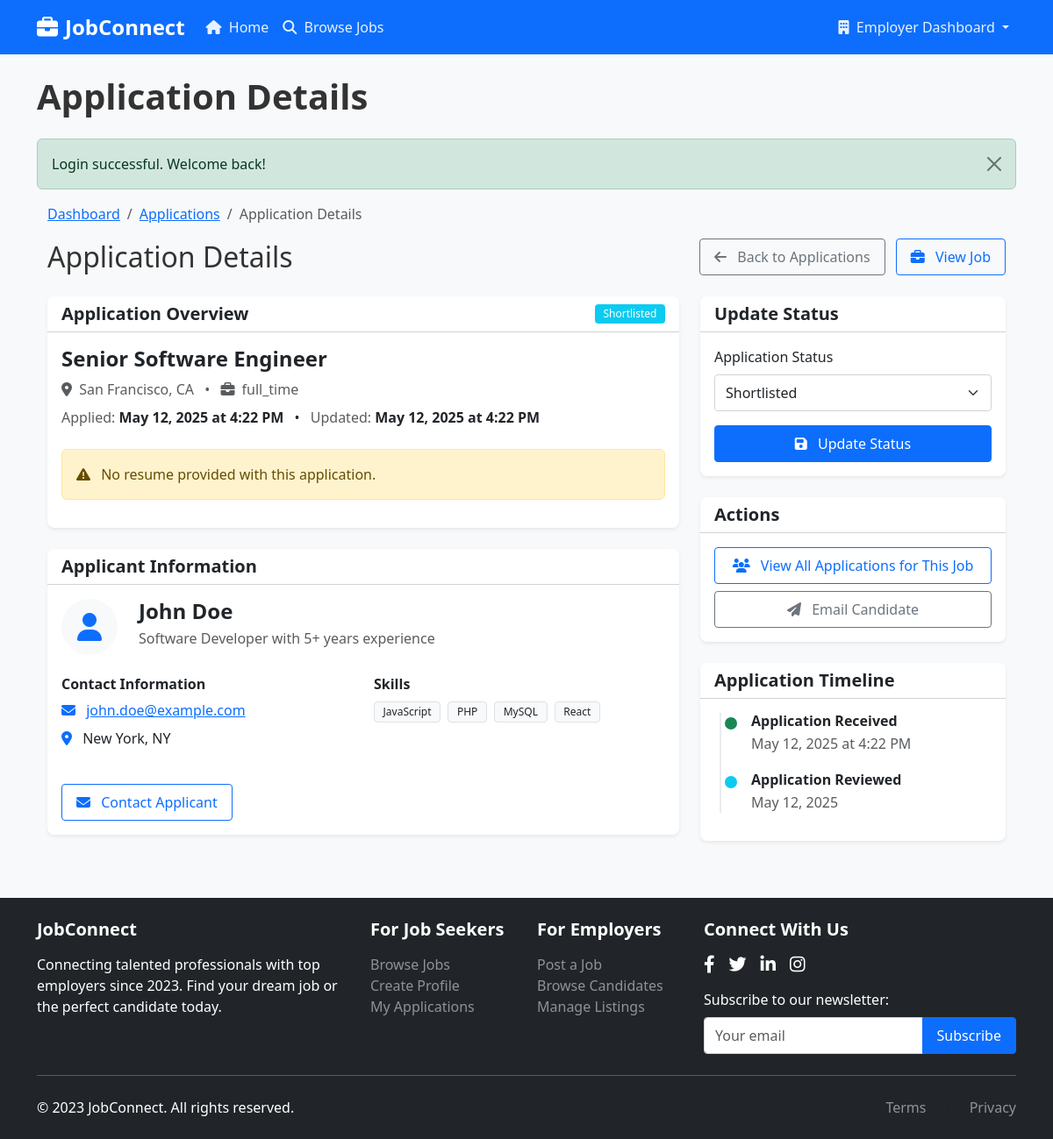
Screenshot of /employer/view-application.php?id=1 (signed in) with the database file from the repository.
### tables this page shows
CREATE TABLE IF NOT EXISTS `applications` (
  `id` int(11) NOT NULL AUTO_INCREMENT,
  `job_id` int(11) NOT NULL,
  `jobseeker_id` int(11) NOT NULL,
  `cover_letter` text DEFAULT NULL,
  `resume` varchar(255) DEFAULT NULL,
  `status` enum('pending','reviewed','shortlisted','rejected','interviewed','offered','hired','withdrawn') NOT NULL DEFAULT 'pending',
  `created_at` timestamp NOT NULL DEFAULT CURRENT_TIMESTAMP,
  `updated_at` timestamp NOT NULL DEFAULT CURRENT_TIMESTAMP ON UPDATE CURRENT_TIMESTAMP,
  PRIMARY KEY (`id`),
  KEY `job_id` (`job_id`),
  KEY `jobseeker_id` (`jobseeker_id`),
  CONSTRAINT `applications_ibfk_1` FOREIGN KEY (`job_id`) REFERENCES `jobs` (`id`) ON DELETE CASCADE,
  CONSTRAINT `applications_ibfk_2` FOREIGN KEY (`jobseeker_id`) REFERENCES `jobseekers` (`id`) ON DELETE CASCADE
);

CREATE TABLE IF NOT EXISTS `jobs` (
  `id` int(11) NOT NULL AUTO_INCREMENT,
  `employer_id` int(11) NOT NULL,
  `title` varchar(255) NOT NULL,
  `location` varchar(255) DEFAULT NULL,
  `job_type` varchar(50) DEFAULT NULL,
  `category` varchar(100) DEFAULT NULL,
  `description` text NOT NULL,
  `requirements` text DEFAULT NULL,
  `responsibilities` text DEFAULT NULL,
  `salary_min` decimal(10,2) DEFAULT NULL,
  `salary_max` decimal(10,2) DEFAULT NULL,
  `salary_period` varchar(20) DEFAULT NULL,
  `benefits` text DEFAULT NULL,
  `application_url` varchar(255) DEFAULT NULL,
  `featured` tinyint(1) NOT NULL DEFAULT 0,
  `status` enum('draft','active','expired','closed') NOT NULL DEFAULT 'active',
  `created_at` timestamp NOT NULL DEFAULT CURRENT_TIMESTAMP,
  `updated_at` timestamp NOT NULL DEFAULT CURRENT_TIMESTAMP ON UPDATE CURRENT_TIMESTAMP,
  `expires_at` datetime NOT NULL,
  PRIMARY KEY (`id`),
  KEY `employer_id` (`employer_id`),
  CONSTRAINT `jobs_ibfk_1` FOREIGN KEY (`employer_id`) REFERENCES `employers` (`id`) ON DELETE CASCADE
);

CREATE TABLE IF NOT EXISTS `jobseekers` (
  `id` int(11) NOT NULL AUTO_INCREMENT,
  `first_name` varchar(100) NOT NULL,
  `last_name` varchar(100) NOT NULL,
  `email` varchar(255) NOT NULL,
  `password` varchar(255) NOT NULL,
  `phone` varchar(20) DEFAULT NULL,
  `location` varchar(255) DEFAULT NULL,
  `resume` varchar(255) DEFAULT NULL,
  `profile_pic` varchar(255) DEFAULT NULL,
  `headline` varchar(255) DEFAULT NULL,
  `summary` text DEFAULT NULL,
  `skills` text DEFAULT NULL,
  `experience_years` int(2) DEFAULT NULL,
  `education_level` varchar(100) DEFAULT NULL,
  `current_position` varchar(255) DEFAULT NULL,
  `current_company` varchar(255) DEFAULT NULL,
  `remember_token` varchar(64) DEFAULT NULL,
  `token_expires` datetime DEFAULT NULL,
  `created_at` timestamp NOT NULL DEFAULT CURRENT_TIMESTAMP,
  `updated_at` timestamp NOT NULL DEFAULT CURRENT_TIMESTAMP ON UPDATE CURRENT_TIMESTAMP,
  PRIMARY KEY (`id`),
  UNIQUE KEY `email` (`email`)
);

### includes/functions.php (called while the page is built, shortened)
<?php
function formatDate($date, $format = 'M j, Y') {
    $timestamp = strtotime($date);
    return date($format, $timestamp);
}
function getEmploymentTypes() {
    return [
        'full-time' => 'Full-Time',
        'part-time' => 'Part-Time',
        'contract' => 'Contract',
        'temporary' => 'Temporary',
        'internship' => 'Internship',
        'remote' => 'Remote',
        'freelance' => 'Freelance'
    ];
}
?>

### employer/view-application.php (the view, shortened to what this page needs)
<?php
require_once '../config/db.php';
require_once '../includes/functions.php';
$application_id = isset($_GET['id']) ? intval($_GET['id']) : 0;
$query = "SELECT a.*, j.title as job_title, j.location as job_location, j.job_type,
                 j.id as job_id, j.employer_id,
                 js.id as jobseeker_id,
                 CONCAT(js.first_name, ' ', js.last_name) as applicant_name,
                 js.email as applicant_email, js.phone as applicant_phone,
                 js.location as applicant_location, js.headline as applicant_headline,
                 js.profile_pic, js.resume as jobseeker_resume, js.skills
          FROM applications a
          JOIN jobs j ON a.job_id = j.id
          JOIN jobseekers js ON a.jobseeker_id = js.id
          WHERE a.id = ? AND j.employer_id = ?";
$stmt = $conn->prepare($query);
$stmt->bind_param("ii", $application_id, $_SESSION['user_id']);
$stmt->execute();
$result = $stmt->get_result();
$application = $result->fetch_assoc();
include_once '../includes/header.php';
?>
<div class="container mb-5">
    <nav aria-label="breadcrumb" class="mb-3">
        <ol class="breadcrumb">
            <li class="breadcrumb-item"><a href="dashboard.php">Dashboard</a></li>
            <li class="breadcrumb-item"><a href="applications.php">Applications</a></li>
            <li class="breadcrumb-item active" aria-current="page">Application Details</li>
        </ol>
    </nav>
    <div class="d-flex justify-content-between align-items-center mb-4">
        <h1 class="h2 mb-0">Application Details</h1>
        <div>
            <a href="applications.php" class="btn btn-outline-secondary me-2">
                <i class="fas fa-arrow-left me-2"></i> Back to Applications
            </a>
            <a href="../job-details.php?id=<?php echo $application['job_id']; ?>" class="btn btn-outline-primary">
                <i class="fas fa-briefcase me-2"></i> View Job
            </a>
        </div>
    </div>
    <div class="row">
        <div class="col-lg-8 mb-4">
            <div class="card border-0 shadow-sm mb-4">
                <div class="card-header bg-white">
                    <div class="d-flex justify-content-between align-items-center">
                        <h5 class="mb-0">Application Overview</h5>
                        <span class="badge <?php echo getStatusBadgeClass($application['status']); ?>">
                            <?php echo ucfirst($application['status']); ?>
                        </span>
                    </div>
                </div>
                <div class="card-body">
                    <div class="mb-4">
                        <h4><?php echo htmlspecialchars($application['job_title']); ?></h4>
                        <div class="text-muted mb-2">
                            <?php if($application['job_location']): ?>
                                <i class="fas fa-map-marker-alt me-1"></i> <?php echo htmlspecialchars($application['job_location']); ?>
                            <?php endif; ?>
                            <?php if($application['job_type']): ?>
                                <span class="mx-2">•</span>
                                <i class="fas fa-briefcase me-1"></i>
                                <?php echo htmlspecialchars(isset(getEmploymentTypes()[$application['job_type']]) ? getEmploymentTypes()[$application['job_type']] : $application['job_type']); ?>
                            <?php endif; ?>
                        </div>
                        <div>
                            <span class="text-muted">Applied: </span>
                            <strong><?php echo formatDate($application['created_at'], 'F j, Y \a\t g:i A'); ?></strong>
                            <span class="mx-2">•</span>
                            <span class="text-muted">Updated: </span>
                            <strong><?php echo formatDate($application['updated_at'], 'F j, Y \a\t g:i A'); ?></strong>
                        </div>
                    </div>
                    <?php if($application['resume']): ?>
                        <div>
                            <h5>Resume</h5>
                            <div class="d-flex align-items-center">
                                <i class="far fa-file-pdf fa-2x text-danger me-3"></i>
                                <div>
                                    <div><?php echo htmlspecialchars($application['resume']); ?></div>
                                    <div class="mt-2">
                                        <a href="/assets/uploads/resumes/<?php echo htmlspecialchars($application['resume']); ?>" target="_blank" class="btn btn-sm btn-outline-primary me-2">
                                            <i class="fas fa-eye me-1"></i> View Resume
                                        </a>
                                        <a href="/assets/uploads/resumes/<?php echo htmlspecialchars($application['resume']); ?>" download class="btn btn-sm btn-outline-secondary">
                                            <i class="fas fa-download me-1"></i> Download
                                        </a>
                                    </div>
                                </div>
                            </div>
                        </div>
                    <?php else: ?>
                        <div class="alert alert-warning">
                            <i class="fas fa-exclamation-triangle me-2"></i> No resume provided with this application.
                        </div>
                    <?php endif; ?>
                </div>
            </div>
            <div class="card border-0 shadow-sm">
                <div class="card-header bg-white">
                    <h5 class="mb-0">Applicant Information</h5>
                </div>
                <div class="card-body">
                    <div class="d-flex mb-4">
                        <div class="me-3">
                            <div class="avatar bg-light rounded-circle text-center me-2" style="width: 64px; height: 64px; line-height: 64px;">
                                <?php if($application['profile_pic']): ?>
                                    <img src="/assets/uploads/profile/<?php echo htmlspecialchars($application['profile_pic']); ?>" alt="Profile picture" class="rounded-circle img-fluid">
                                <?php else: ?>
                                    <i class="fas fa-user fa-2x text-primary" style="line-height: 64px;"></i>
                                <?php endif; ?>
                            </div>
                        </div>
                        <div>
                            <h4 class="mb-1"><?php echo htmlspecialchars($application['applicant_name']); ?></h4>
                            <?php if($application['applicant_headline']): ?>
                                <p class="text-muted mb-0"><?php echo htmlspecialchars($application['applicant_headline']); ?></p>
                            <?php endif; ?>
                        </div>
                    </div>
                    <div class="row mb-4">
                        <div class="col-md-6">
                            <h6>Contact Information</h6>
                            <ul class="list-unstyled">
                                <li class="mb-2">
                                    <i class="fas fa-envelope text-primary me-2"></i>
                                    <a href="mailto:<?php echo htmlspecialchars($application['applicant_email']); ?>">
                                        <?php echo htmlspecialchars($application['applicant_email']); ?>
                                    </a>
                                </li>
                                <?php if($application['applicant_location']): ?>
                                    <li>
                                        <i class="fas fa-map-marker-alt text-primary me-2"></i>
                                        <?php echo htmlspecialchars($application['applicant_location']); ?>
                                    </li>
                                <?php endif; ?>
                            </ul>
                        </div>
                        <?php if($application['skills']): ?>
                            <div class="col-md-6">
                                <h6>Skills</h6>
                                <div>
                                    <?php
                                    $skills = explode(',', $application['skills']);
                                    foreach($skills as $skill):
                                        $skill = trim($skill);
                                        if(!empty($skill)):
                                    ?>
                                        <span class="badge bg-light text-dark border me-1 mb-1"><?php echo htmlspecialchars($skill); ?></span>
                                    <?php
                                        endif;
                                    endforeach;
                                    ?>
                                </div>
                            </div>
                        <?php endif; ?>
                    </div>
                    <a href="mailto:<?php echo htmlspecialchars($application['applicant_email']); ?>" class="btn btn-outline-primary me-2">
                        <i class="fas fa-envelope me-2"></i> Contact Applicant
                    </a>
                </div>
            </div>
        </div>
        <div class="col-lg-4">
            <div class="card border-0 shadow-sm mb-4">
                <div class="card-header bg-white">
                    <h5 class="mb-0">Update Status</h5>
                </div>
                <div class="card-body">
                    <form action="<?php echo htmlspecialchars($_SERVER["PHP_SELF"] . "?id=" . $application_id); ?>" method="post">
                        <div class="mb-3">
                            <label for="status" class="form-label">Application Status</label>
                            <select class="form-select" id="status" name="status">
                                <option value="shortlisted" <?php echo $application['status'] == 'shortlisted' ? 'selected' : ''; ?>>Shortlisted</option>
                            </select>
                        </div>
                        <div class="d-grid">
                            <button type="submit" class="btn btn-primary">
                                <i class="fas fa-save me-2"></i> Update Status
                            </button>
                        </div>
                    </form>
                </div>
            </div>
            <div class="card border-0 shadow-sm mb-4">
                <div class="card-header bg-white">
                    <h5 class="mb-0">Actions</h5>
                </div>
                <div class="card-body">
                    <div class="d-grid gap-2">
                        <a href="applications.php?job_id=<?php echo $application['job_id']; ?>" class="btn btn-outline-primary">
                            <i class="fas fa-users me-2"></i> View All Applications for This Job
                        </a>
                        <a href="mailto:<?php echo htmlspecialchars($application['applicant_email']); ?>?subject=Regarding your application for <?php echo urlencode($application['job_title']); ?>" class="btn btn-outline-secondary">
                            <i class="fas fa-paper-plane me-2"></i> Email Candidate
                        </a>
                    </div>
                </div>
            </div>
            <div class="card border-0 shadow-sm">
                <div class="card-header bg-white">
                    <h5 class="mb-0">Application Timeline</h5>
                </div>
                <div class="card-body">
                    <ul class="list-unstyled timeline">
                        <li class="timeline-item">
                            <div class="timeline-marker bg-success"></div>
                            <div class="timeline-content">
                                <h6 class="mb-1">Application Received</h6>
                                <p class="text-muted mb-0"><?php echo formatDate($application['created_at'], 'F j, Y \a\t g:i A'); ?></p>
                            </div>
                        </li>
                        <?php if($application['status'] != 'pending'): ?>
                            <li class="timeline-item">
                                <div class="timeline-marker bg-info"></div>
                                <div class="timeline-content">
                                    <h6 class="mb-1">Application Reviewed</h6>
                                    <p class="text-muted mb-0"><?php echo formatDate($application['updated_at'], 'F j, Y'); ?></p>
                                </div>
                            </li>
                        <?php endif; ?>
                    </ul>
                </div>
            </div>
        </div>
    </div>
</div>
<?php
function getStatusBadgeClass($status) {
    $status_badges = [
        'pending' => 'bg-warning text-dark',
        'reviewed' => 'bg-info text-dark',
        'shortlisted' => 'bg-info',
        'interviewed' => 'bg-primary',
        'offered' => 'bg-success',
        'hired' => 'bg-success',
        'rejected' => 'bg-danger'
    ];
    return isset($status_badges[$status]) ? $status_badges[$status] : 'bg-secondary';
}
include_once '../includes/footer.php';
?>

### rows the page displays
applications: status "Shortlisted", job.title "Senior Software Engineer", job.location "San Francisco, CA", job.job_type "full_time", created_at "May 12, 2025 at 4:22 PM", updated_at "May 12, 2025 at 4:22 PM", jobseeker.headline "Software Developer with 5+ years experience", jobseeker.email "john.doe@example.com", jobseeker.location "New York, NY", jobseeker.skills "JavaScript", jobseeker.skills "PHP", jobseeker.skills "MySQL", jobseeker.skills "React", updated_at "May 12, 2025"

### other values shown
$page_header "Application Details"
$_SESSION['message'] "Login successful. Welcome back!"
$application['applicant_name'] "John Doe"
